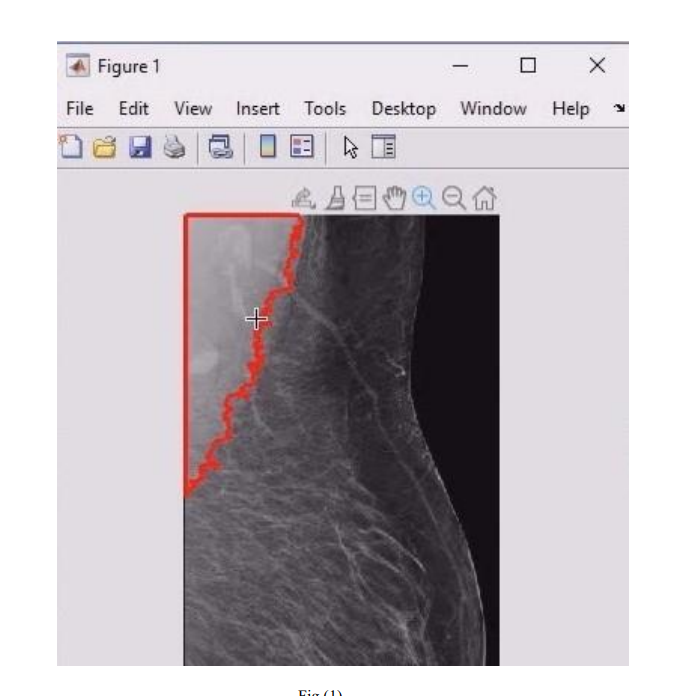
%> input picture b1.png, 681 x 696 px
$ octave matlab_code.m   (GNU Octave 9; MATLAB toolbox functions it lacks are replaced by stand-ins)
%> lines starting %> are read from the running program, lines starting %| are printed output that depends on the picture; in (x1, y1, x2, y2) boxes, pixels count from 0 and x2, y2 are one past the last pixel; in counts of white or black regions, pixels touching at a corner belong together; the program's own positions count from 1
clc;
clear;

img = imread('b1.png');
%> img is the input picture: size 696x681x3 uint8; mean R, G, B 187, 181.5, 186

if size(img, 3) == 3
    img = rgb2gray(img);
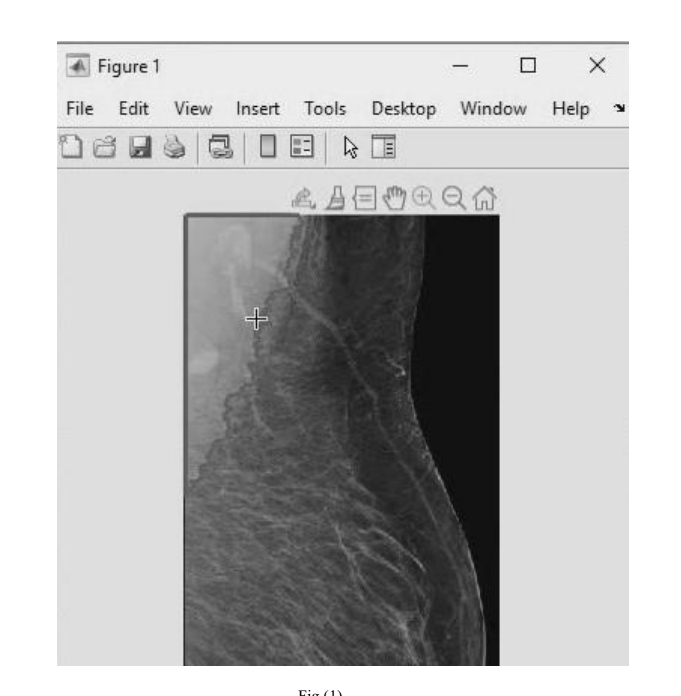
%> img: size 696x681 uint8; min 3, max 255, mean 183.5
end

figure, imshow(img), title('Original Image');

enhanced = imadjust(img);
figure, imshow(enhanced), title('Contrast Enhanced');

if exist('adaptthresh', 'file') == 2
    T = adaptthresh(enhanced, 0.4);
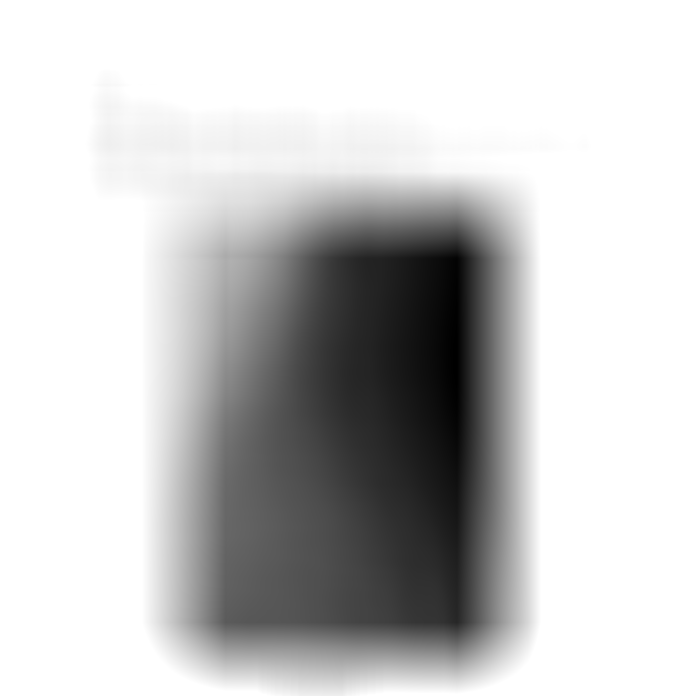
%> T: size 696x681 double; min 0.000525, max 1, mean 0.78
    bw = imbinarize(enhanced, T);
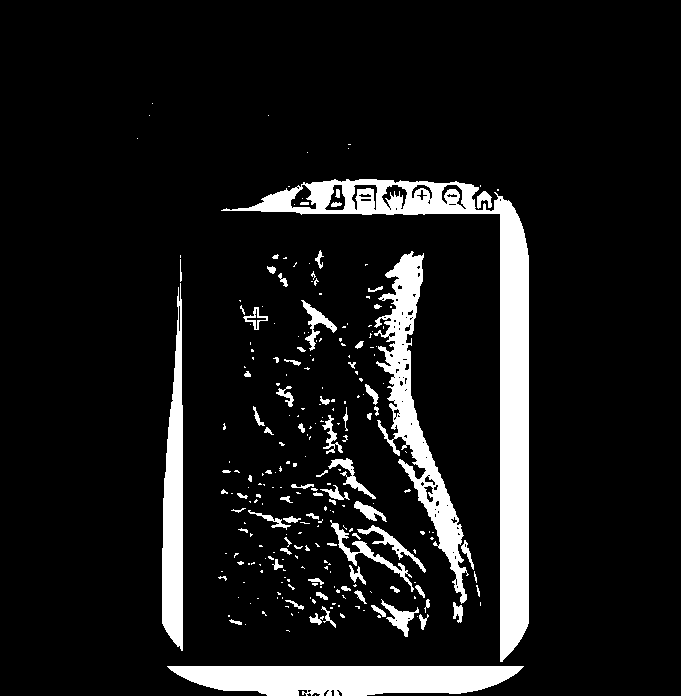
%> bw: size 696x681 logical; 10% white; 260 white regions (183 under 20 px), largest, box (x1, y1, x2, y2) and area: (221, 179, 529, 662) 17981, (167, 666, 524, 696) 8610, (374, 251, 469, 604) 7818
    titleStr = 'Adaptive Thresholding';
else
    level = graythresh(enhanced);
    bw = im2bw(enhanced, level);
    titleStr = 'Otsu Global Thresholding';
end

figure, imshow(bw), title(titleStr);

bw_clean = bwareaopen(bw, 300);
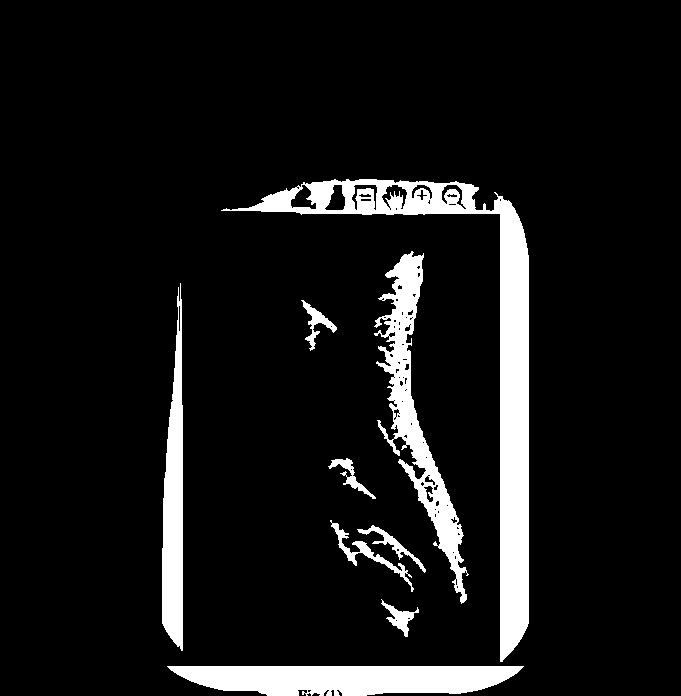
%> bw_clean: size 696x681 logical; 8.9% white; 9 white regions, largest, box (x1, y1, x2, y2) and area: (221, 179, 529, 662) 17981, (167, 666, 524, 696) 8610, (374, 251, 469, 604) 7818
figure, imshow(bw_clean), title('Cleaned Binary Image');

edges = edge(bw_clean, 'sobel');
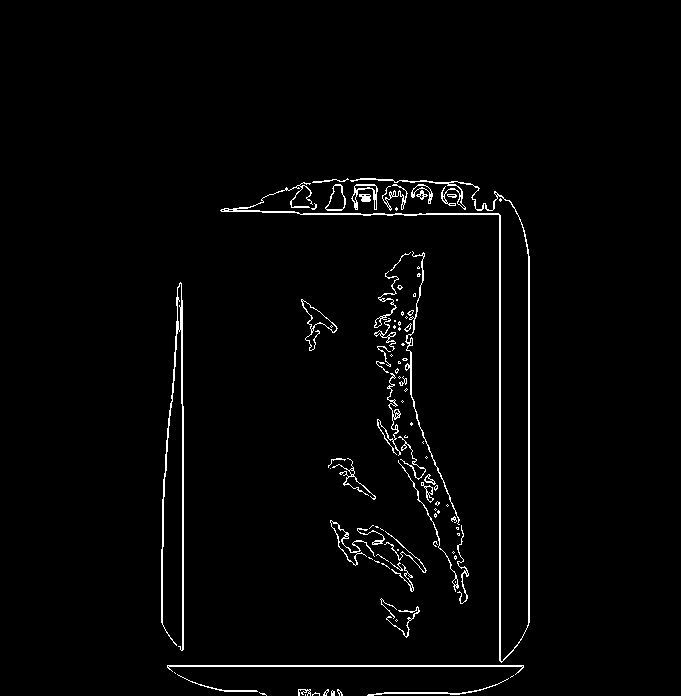
%> edges: size 696x681 logical; 2.1% white in thin lines or dots, all inside (x1, y1, x2, y2) = (161, 178, 530, 696)
figure, imshow(edges), title('Edge Detection');

stats = regionprops(bw_clean, 'BoundingBox', 'Area');
%> stats = 9 regions; largest, box (x1, y1, x2, y2) and Area: (221, 179, 529, 662) 17981, (167, 666, 524, 696) 8610, (374, 251, 469, 604) 7818, (162, 283, 183, 651) 5143, (330, 520, 414, 592) 776
figure, imshow(img), title('Detected Regions');
hold on;
for k = 1:length(stats)
    if stats(k).Area > 500
        rectangle('Position', stats(k).BoundingBox, 'EdgeColor', 'r', 'LineWidth', 2);
    end
end
%> this loop made 9 passes
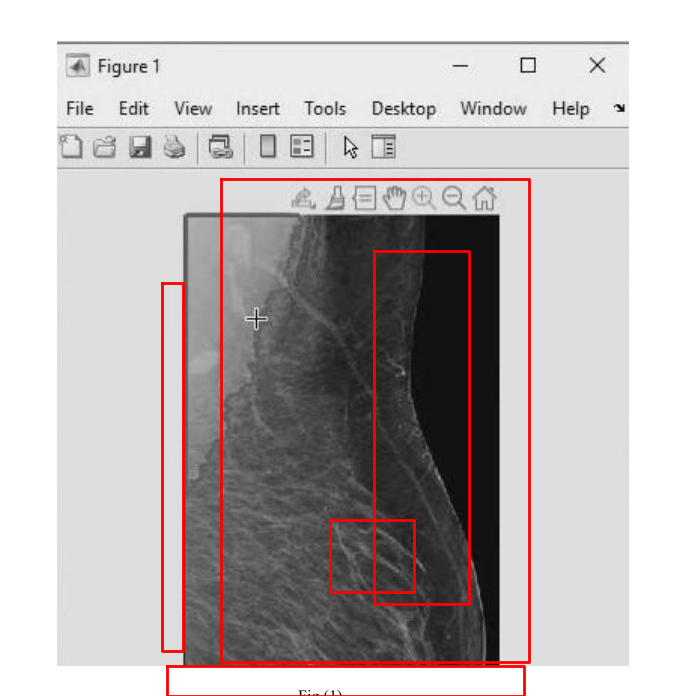
%> figure redrawn from the program's plot data; its title reads 'Detected Regions'
hold off;

$ run again, with b2.png copied over b1.png
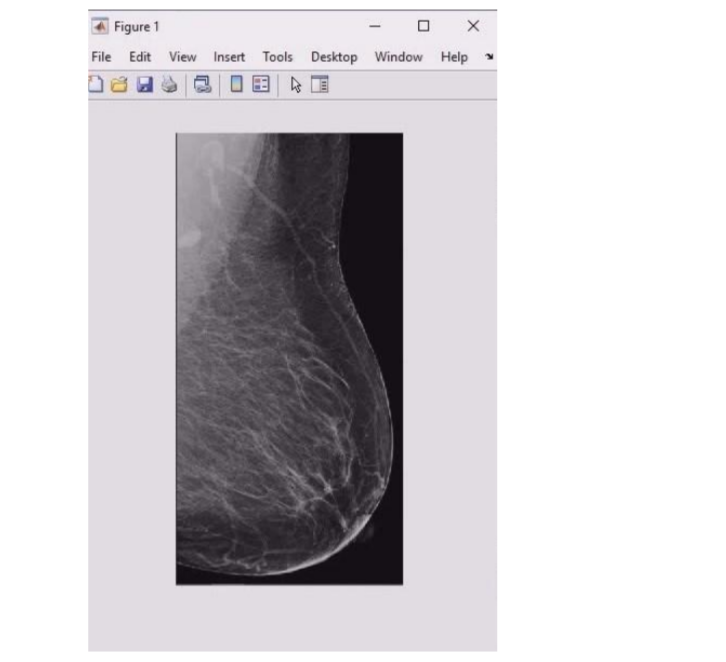
%> input picture b2.png, 726 x 662 px
%> img is the input picture: size 662x726x3 uint8; mean R, G, B 205.1, 202.3, 205.6
%> img: size 662x726 uint8
%> `bw = imbinarize(enhanced, T);`:
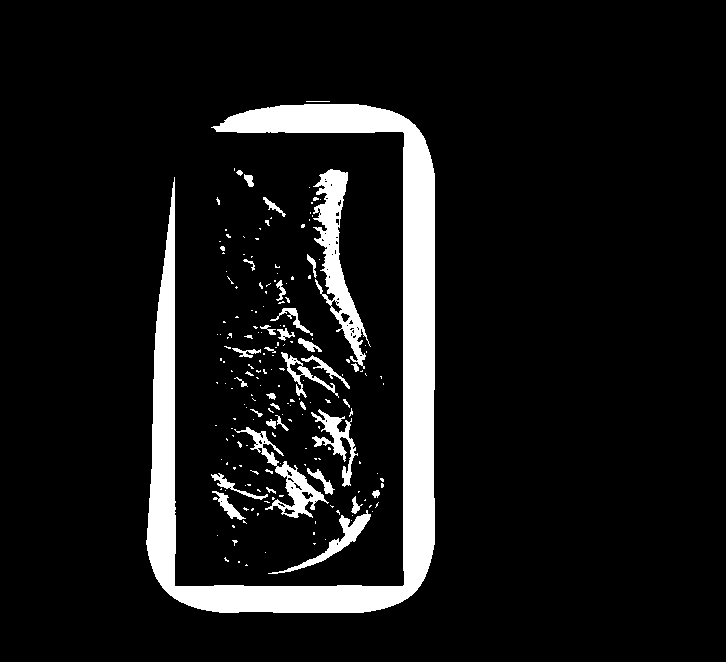
%> bw: size 662x726 logical; 9.1% white; 193 white regions (155 under 20 px), largest, box (x1, y1, x2, y2) and area: (146, 104, 435, 613) 32210, (313, 169, 371, 369) 3664, (234, 427, 329, 518) 1656
%> bw_clean: size 662x726 logical; 8.3% white; 6 white regions, box (x1, y1, x2, y2) and area: (146, 104, 435, 613) 32210, (313, 169, 371, 369) 3664, (234, 427, 329, 518) 1656, (311, 409, 358, 487) 1037, (268, 510, 371, 574) 996, (281, 352, 339, 398) 504
%> edges: size 662x726 logical; 1.6% white in thin lines or dots, all inside (x1, y1, x2, y2) = (145, 103, 436, 614)
%> stats = 6 regions; box (x1, y1, x2, y2) and Area: (146, 104, 435, 613) 32210, (313, 169, 371, 369) 3664, (234, 427, 329, 518) 1656, (311, 409, 358, 487) 1037, (268, 510, 371, 574) 996, (281, 352, 339, 398) 504
%> the loop `for k = 1:length(stats)` made 6 passes
%> after the loop `for k = 1:length(stats)`:
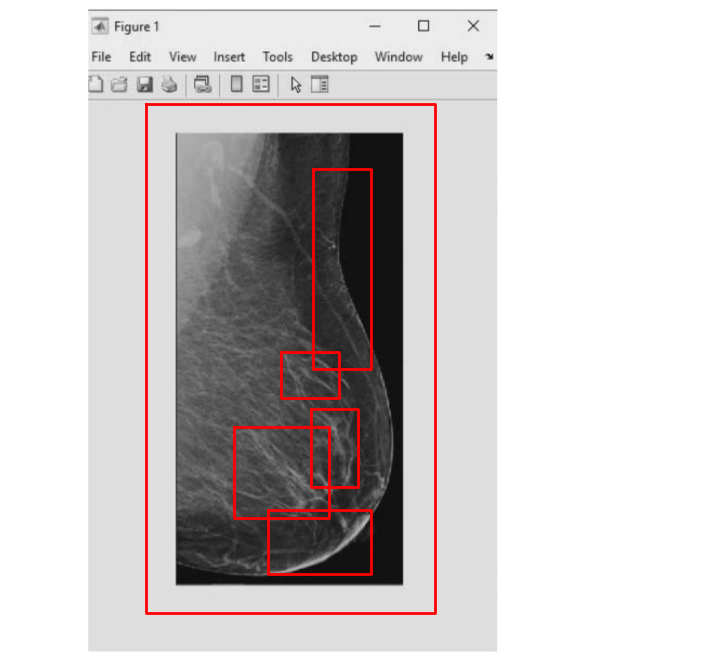
%> figure redrawn from the program's plot data; its title reads 'Detected Regions'

$ run again, with b4.png copied over b1.png
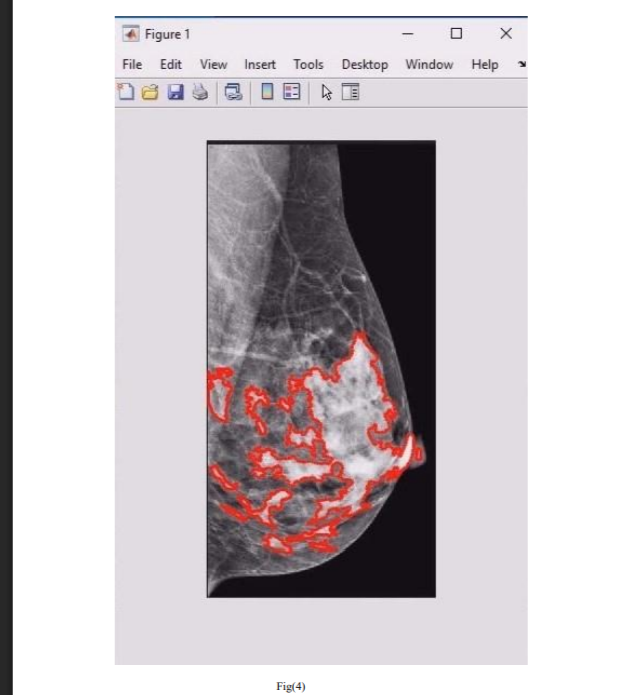
%> input picture b4.png, 634 x 695 px
%> img is the input picture: size 695x634x3 uint8; mean R, G, B 201.4, 194.8, 198.2
%> img: size 695x634 uint8
%> `bw = imbinarize(enhanced, T);`:
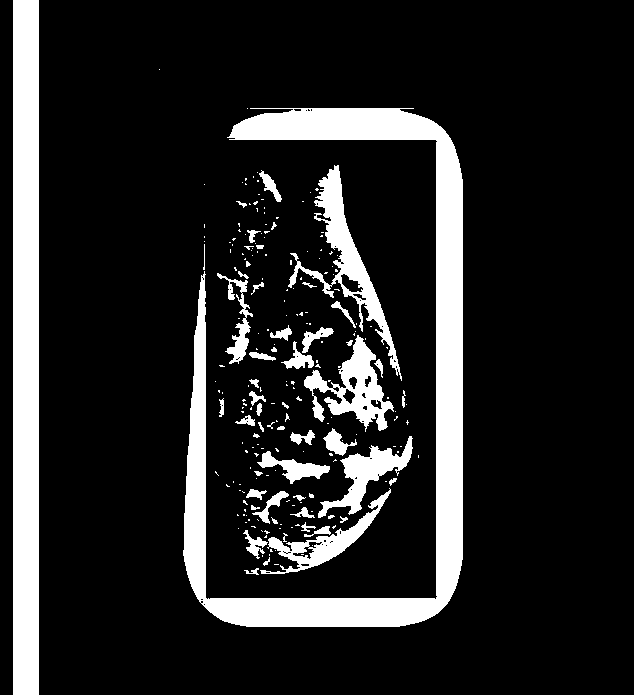
%> bw: size 695x634 logical; 14.9% white; 222 white regions (169 under 20 px), largest, box (x1, y1, x2, y2) and area: (183, 108, 463, 627) 29351, (13, 0, 39, 695) 18070, (288, 165, 402, 381) 4164
%> edges: size 695x634 logical; 2.8% white in thin lines or dots, all inside (x1, y1, x2, y2) = (12, 0, 464, 695)
%> stats = 12 regions; largest, box (x1, y1, x2, y2) and Area: (183, 108, 463, 627) 29351, (13, 0, 39, 695) 18070, (288, 165, 402, 381) 4164, (304, 335, 394, 432) 3215, (318, 436, 413, 518) 2279
%> the loop `for k = 1:length(stats)` made 12 passes
%> after the loop `for k = 1:length(stats)`:
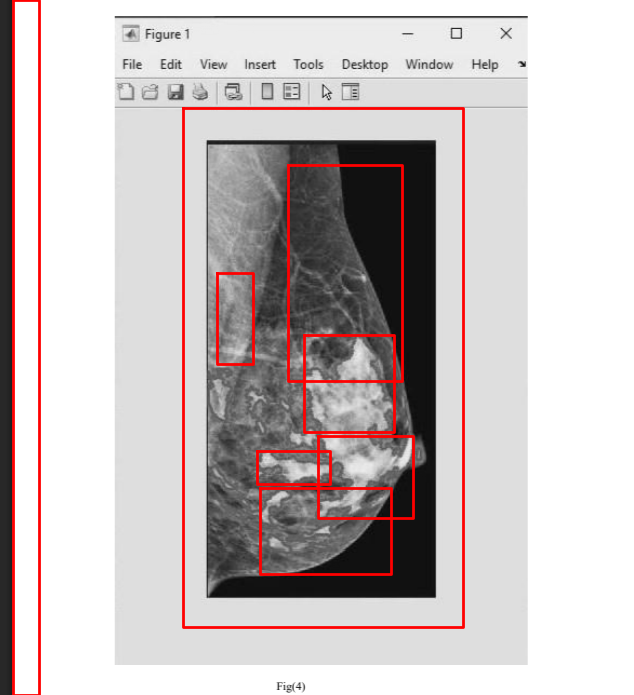
%> figure redrawn from the program's plot data; its title reads 'Detected Regions'
